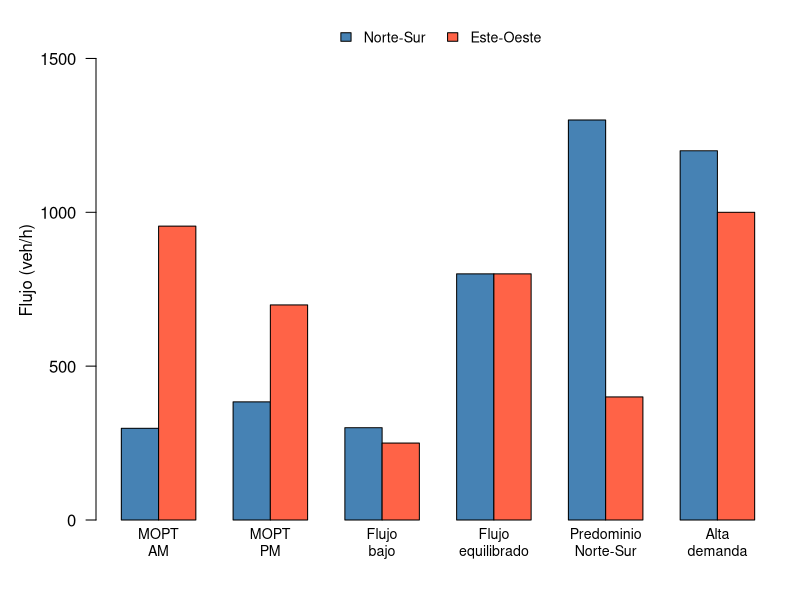
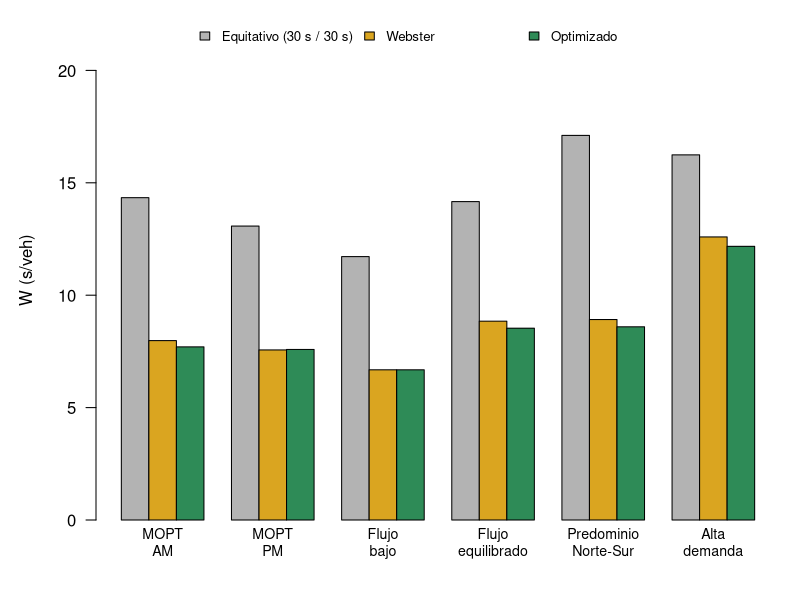
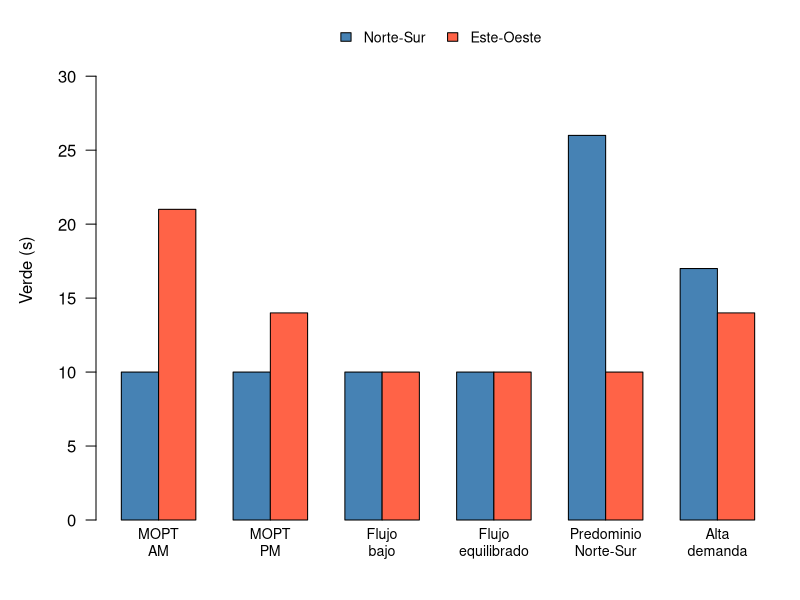

Reproduce these figures in R, in order.
## ---- chunk 1
#| label: setup
#| include: false
esc <- read.csv(text = "escenario,q.NS,q.EO,n.NS,n.EO,fuente\nMOPT AM (07:30-08:30),298,955,2,2,MOPT 2023 (real)\nMOPT PM (16:30-17:30),384,699,2,2,MOPT 2023 (real)\nFlujo bajo,300,250,2,2,Simulado\nFlujo equilibrado,800,800,2,2,Simulado\nPredominio Norte-Sur,1300,400,2,2,Simulado\nAlta demanda,1200,1000,2,2,Simulado", stringsAsFactors = FALSE)
res <- read.csv(text = "\"escenario\",\"q.NS\",\"q.EO\",\"g.NS.opt\",\"g.EO.opt\",\"C.opt\",\"W.opt\",\"g.NS.web\",\"g.EO.web\",\"W.webster\",\"W.equitativo\",\"mejora.vs.equit.pct\",\"no.atendidos.opt\"\n\"MOPT AM (07:30-08:30)\",298,955,10,21,39,7.70223405113316,10,14,7.98011936446488,14.3383740624244,46.2823747127795,4.15\n\"MOPT PM (16:30-17:30)\",384,699,10,14,32,7.58745061584941,10,10,7.56569834998838,13.0761794097142,41.9750190165426,2.7\n\"Flujo bajo\",300,250,10,10,28,6.68110775980258,10,10,6.68110775980258,11.7170276939951,42.97950014041,0.8\n\"Flujo equilibrado\",800,800,10,10,28,8.53270148129551,11,12,8.84493472257093,14.1638840070299,39.7573329669989,4.25\n\"Predominio Norte-Sur\",1300,400,26,10,44,8.59525905063662,19,10,8.91858827671185,17.1096051164701,49.7635451424731,4.6\n\"Alta demanda\",1200,1000,17,14,39,12.1744517069394,19,17,12.5931130292195,16.2434125122412,25.0499136325908,6", stringsAsFactors = FALSE)

corto <- function(x) sub(" \\(.*\\)", "", x)
env <- function(x) gsub(" ", "\n", x, fixed = TRUE)
esc$corto <- corto(esc$escenario)
res$corto <- corto(res$escenario)

s <- 1800
esc$y.NS <- esc$q.NS / (s * esc$n.NS)
esc$y.EO <- esc$q.EO / (s * esc$n.EO)
esc$Y    <- esc$y.NS + esc$y.EO

tabla_tex <- function(df, align) {
  x <- knitr::kable(df, format = "latex", booktabs = TRUE, align = align, linesep = "")
  cat("\\begin{center}\\small\\setlength{\\tabcolsep}{5pt}", x, "\\end{center}\n", sep = "\n")
}
f1 <- function(x) format(round(x, 1), decimal.mark = ",", nsmall = 1)
f2 <- function(x) format(round(x, 2), decimal.mark = ",", nsmall = 2)
f0 <- function(x) format(round(x), big.mark = " ", decimal.mark = ",")

am <- res[grepl("AM", res$corto), ]
pm <- res[grepl("PM", res$corto), ]
prop_am <- 955 / (955 + 298)
prop_pm <- 699 / (699 + 384)
mej_min <- min(res$mejora.vs.equit.pct)
mej_max <- max(res$mejora.vs.equit.pct)
dif_web <- max(abs(res$W.webster - res$W.opt))
## ---- chunk 2
#| label: tabla-aed
#| output: asis
t1 <- data.frame(
  Escenario = esc$corto,
  `Norte-Sur (veh/h)` = f0(esc$q.NS),
  `Este-Oeste (veh/h)` = f0(esc$q.EO),
  `Carga Y` = f2(esc$Y),
  check.names = FALSE
)
tabla_tex(t1, "lrrr")
## ---- chunk 3
#| label: fig-flujos
#| fig-cap: "Flujo vehicular por dirección en cada escenario."
#| fig-height: 2.4
#| fig-width: 6.6
par(mar = c(4, 4.8, 1, 1), las = 1)
m <- rbind(esc$q.NS, esc$q.EO)
mp <- barplot(m, beside = TRUE, names.arg = env(esc$corto), cex.names = 0.85,
              col = c("steelblue", "tomato"), ylab = "Flujo (veh/h)",
              ylim = c(0, max(m) * 1.25))
legend("top", legend = c("Norte-Sur", "Este-Oeste"),
       fill = c("steelblue", "tomato"), horiz = TRUE, bty = "n", cex = 0.85)
## ---- chunk 4
#| label: tabla-res
#| output: asis
t2 <- data.frame(
  Escenario = res$corto,
  `Verde N-S` = res$g.NS.opt,
  `Verde E-O` = res$g.EO.opt,
  `Ciclo` = res$C.opt,
  `W óptimo` = f1(res$W.opt),
  `W equit.` = f1(res$W.equitativo),
  `Mejora (%)` = f0(res$mejora.vs.equit.pct),
  check.names = FALSE
)
tabla_tex(t2, "lrrrrrr")
## ---- chunk 5
#| label: fig-comp
#| fig-cap: "Tiempo promedio de espera según la forma de repartir el verde (menor es mejor)."
#| fig-height: 2.4
#| fig-width: 6.6
par(mar = c(4, 4.8, 1, 1), las = 1)
m <- rbind(res$W.equitativo, res$W.webster, res$W.opt)
cols <- c("grey70", "goldenrod", "seagreen")
barplot(m, beside = TRUE, names.arg = env(res$corto), cex.names = 0.85, col = cols,
        ylab = "W (s/veh)", ylim = c(0, max(m) * 1.3))
legend("top", legend = c("Equitativo (30 s / 30 s)", "Webster", "Optimizado"),
       fill = cols, horiz = TRUE, bty = "n", cex = 0.8)
## ---- chunk 6
#| label: fig-verde
#| fig-cap: "Segundos de verde recomendados para cada dirección."
#| fig-height: 2.3
#| fig-width: 6.6
par(mar = c(4, 4.8, 1, 1), las = 1)
m <- rbind(res$g.NS.opt, res$g.EO.opt)
barplot(m, beside = TRUE, names.arg = env(res$corto), cex.names = 0.85,
        col = c("steelblue", "tomato"), ylab = "Verde (s)",
        ylim = c(0, max(m) * 1.3))
legend("top", legend = c("Norte-Sur", "Este-Oeste"),
       fill = c("steelblue", "tomato"), horiz = TRUE, bty = "n", cex = 0.85)
